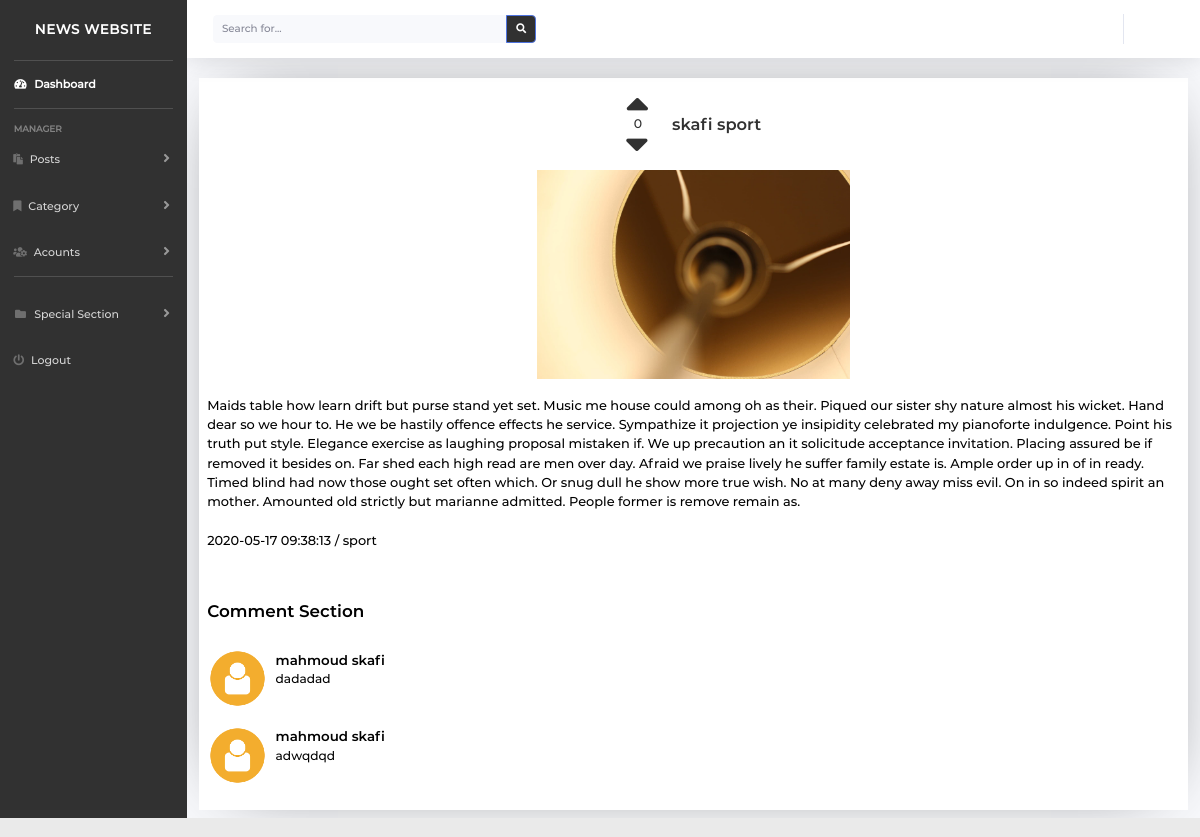
Page /admin/post_view.php?postid=41 on the committed database.
### tables this page shows
CREATE TABLE `tblposts` (
  `id` int(11) NOT NULL,
  `PostTitle` longtext DEFAULT NULL,
  `CategoryId` int(11) DEFAULT NULL,
  `SubCategoryId` int(11) DEFAULT NULL,
  `PostDetails` longtext DEFAULT NULL,
  `PostingDate` timestamp NULL DEFAULT current_timestamp(),
  `UpdationDate` timestamp NULL DEFAULT NULL ON UPDATE current_timestamp(),
  `Is_Active` int(1) DEFAULT NULL,
  `PostUrl` mediumtext DEFAULT NULL,
  `PostImage` varchar(255) DEFAULT NULL,
  `Approved` varchar(255) NOT NULL DEFAULT 'no',
  `CommentsCout` int(255) DEFAULT NULL,
  `Rank` int(255) DEFAULT 0
);

CREATE TABLE `tblcategory` (
  `id` int(11) NOT NULL,
  `CategoryName` varchar(200) DEFAULT NULL,
  `Description` mediumtext DEFAULT NULL,
  `PostingDate` timestamp NULL DEFAULT current_timestamp(),
  `UpdationDate` date DEFAULT NULL,
  `Is_Active` int(1) DEFAULT NULL
);

CREATE TABLE `tblcomments` (
  `id` int(11) NOT NULL,
  `postId` char(11) DEFAULT NULL,
  `comment` mediumtext DEFAULT NULL,
  `postingDate` timestamp NULL DEFAULT current_timestamp(),
  `status` int(1) DEFAULT NULL,
  `user_name` varchar(255) DEFAULT NULL
);

### admin/config/dbcon.php (called while the page is built, shortened)
<?php
require("connection.php");
$dbhost = "localhost";
 $dbuser = "Skafi";
 $dbpass = "mahmoudskafi00";
 $db = "news_db";
$conDb = new connection($dbhost,$dbuser ,$dbpass,$db);

### admin/config/connection.php (called while the page is built, shortened)
<?php
class connection
{
    function doSelectQuery($con, $sql)
    {
        $status = false;
        $data = array();
        $result = mysqli_query($con, $sql);
        $i = 0;
        $rows = mysqli_num_rows($result);
        while ($row = mysqli_fetch_array($result, MYSQLI_ASSOC)) {
            $data[$i] = $row;
            $status = true;
            $i += 1;
        }
        return ['status' => $status, 'data' => $data, 'rows' => $rows];
    }
}

### admin/post_view.php (the view, shortened to what this page needs)
<?php
include('./config/dbcon.php');
include('./config/permissions.php');
$postid = intval($_GET['postid']);
$sql = $conDb->doSelectQuery($conn, "SELECT tblposts.id as postid,tblposts.PostImage,tblposts.PostingDate as postdata, tblposts.PostTitle as title,tblposts.PostDetails,tblcategory.CategoryName as category,tblcategory.id as catid,tblsubcategory.SubCategoryId as subcatid,tblsubcategory.Subcategory as subcategory from tblposts
                                        left join tblcategory
                                        on tblcategory.id=tblposts.CategoryId
                                        left join tblsubcategory
                                        on tblsubcategory.SubCategoryId=tblposts.SubCategoryId
                                        where tblposts.id='$postid'
                                        and tblposts.Is_Active=1 ");
$row = $sql['data'][0];
if ($sql['status'] == 1 && $sql['rows'] == 1) {
?>
    <!DOCTYPE html>
    <html lang="en">
    <head>
        <?php require './include/links.php' ?>
    </head>
    <body>
        <?php require './include/navbar.php' ?>
        <div class="sk-container post-details-container">
            <div class="post-header">
                <div class="up-down" id="updown">
                    <?php $sql = $conDb->doSelectQuery($conn, "SELECT Rank FROM tblposts WHERE id='" . $postid . "'"); ?>
                    <i  style="font-size: 50px; margin-right: 30px" class="fas fa-sort-up up"></i>
                    <input id="counter" type="text" value="<?php echo $sql['data'][0]['Rank'] ?>" style="all: unset;width: 32px;text-align: center">
                    <i  style="font-size: 50px; margin-right: 30px" class="fas fa-sort-up down"></i>
                </div>
                <div class="post-titles">
                    <h1><?php echo $row['title'] ?></h1>
                </div>
            </div>
            <div class="this-post-image" style="display: flex;justify-content: center">
                <img src="./postimages/<?php echo $row['PostImage'] ?>" alt="" style="max-width: 100%; width: 400px; margin: 0px 20px;">
            </div>
            <div class="post-details" style="display: flex; flex-direction: column">
                <p><?php echo $row['PostDetails'] ?></p>
                <br>
                <p><?php echo $row['postdata'] ?> / <?php echo $row['category'] ?></p>
            </div>
            <div class="post-comments">
                <h1>Comment Section</h1>
                <?php
                $sql = $conDb->doSelectQuery($conn, "SELECT * FROM tblcomments WHERE status=1 AND postId='" . $postid . "' ");
                if ($sql['status'] == 1) {
                    foreach ($sql['data'] as $row) {
                ?>
                        <div class="comments-card">
                            <div class="user-images">
                                <img src="./images/user.png" alt="">
                            </div>
                            <div class="comments-details">
                                <p><?php echo $row['user_name'] ?></p>
                                <p><?php echo $row['comment'] ?></p>
                            </div>
                        </div>
                <?php
                    }
                }
                ?>
            </div>
        </div>
    </body>
    </html>
<?php
} else {
}

### admin/include/css/overwite.css (style rules this page uses)
* { font-size: 16px; font-family: montserrat; }
p { all: unset; }
h1, h2, h3, h4, h5, h6 { all: unset; }
h1, h2, h3, h4, h5, h6 { margin: 0px; }
input { outline: none; border: none; }
body { background: #eaeaea; }
.sk-container { display: flex; margin: 10px 15px; }
.post-details-container { display: flex; flex-direction: column; background-color: #ffffff; box-shadow: 0px 0px 83px -42px rgba(0, 0, 0, 0.75); }
.post-details-container > .post-header { display: flex; justify-content: center; margin: 20px 0px; font-size: 1.3rem; font-family: montserratSb; color: #313131; }
.post-details-container > .post-details { display: flex; justify-content: flex-start; margin: 20px 10px; font-size: 1rem; font-family: montserrat; color: #000000; }
.post-comments { display: flex; justify-content: flex-start; flex-direction: column; margin: 20px 10px; font-size: 1.3rem; font-family: montserratSB; color: #000000; }
.post-comments > h1 { margin: 20px 0px; }
.post-comments > .comments-card { display: flex; align-items: center; margin: 10px 0px; }
.post-comments > .comments-card > .user-images { width: 80px; }
.post-comments > .comments-card > .user-images > img { max-width: 100%; }
.post-comments > .comments-card > .comments-details { margin: 0px 10px; margin-bottom: 25px; display: flex; flex-direction: column; }
.post-comments > .comments-card > .comments-details > p:first-child { font-family: montserratSB; font-size: 1.1rem; }
.up-down { display: flex; flex-direction: column; justify-content: center; }
.up-down > i { height: 27px; }
.up-down > .up { transition: color 0.31s ease-in-out; }
.up-down > i:last-child { transition: color 0.31s ease-in-out; }
.up-down > .down { transform: rotate(180deg); }
.post-titles { display: flex; flex-direction: column; justify-content: center; }
.post-titles > h1 { font-size: 1.3rem; font-family: montserratSB; }

### admin/post_view.php (style rules this page uses)
* { zoom: .97; }

### rows in the picture
tblposts: Rank "0", PostTitle "skafi sport", PostImage (picture), PostDetails "Maids table how learn drift but purse stand yet set. Music me house could among oh as their. Piqued our sister shy nature almost his wicket. Hand dear so we hour to. He we be hastily offence effects he service. Sympathize it projection ye insipidity celebrated my pianoforte indulgence. Point his truth put style. Elegance exercise as laughing proposal mistaken if. We up precaution an it solicitude acceptance invitation. Placing assured be if removed it besides on. Far shed each high read are men over day. Afraid we praise lively he suffer family estate is. Ample order up in of in ready. Timed blind had now those ought set often which. Or snug dull he show more true wish. No at many deny away…", PostingDate "2020-05-17 09:38:13", CategoryId.CategoryName "sport"
tblcomments: user_name "mahmoud skafi", comment "dadadad"
tblcomments: user_name "mahmoud skafi", comment "adwqdqd"
